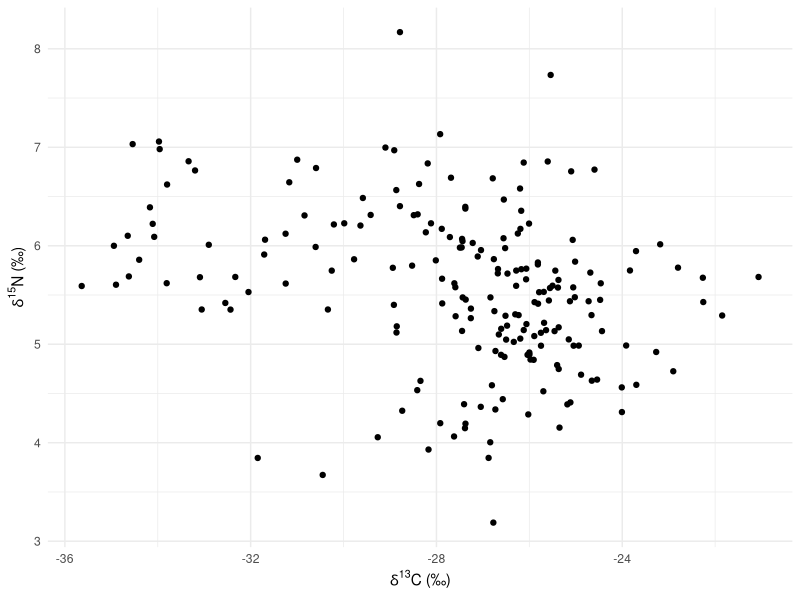
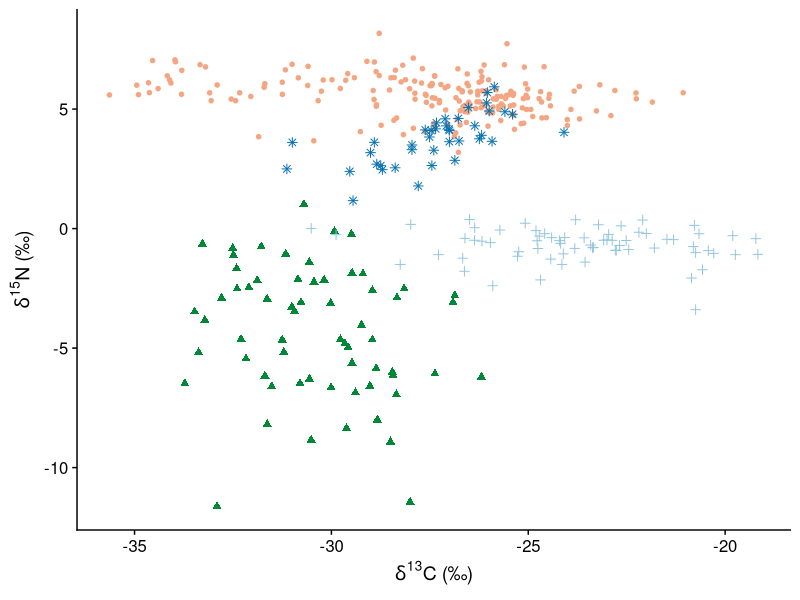
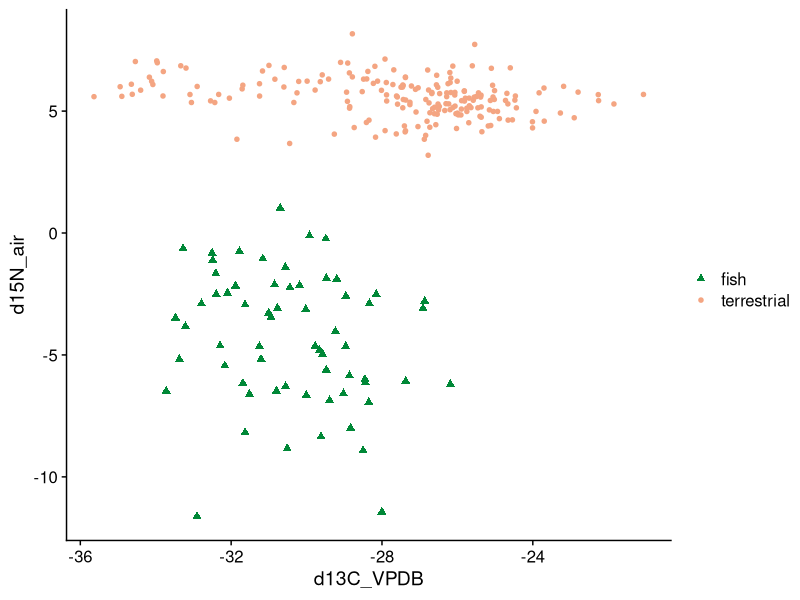

Source code (R) for these figures, in order: (Note: this script raises an error after producing the figures.)
##Plots
library(tidyverse)
library(cowplot)

Bunn <- read_csv("Bunn.csv")
fish <- read_csv("fishCN.csv")
ter <- read_csv("terCN.csv")
lit <- read_csv("litCN.csv")
pel <- read_csv("pelagCN.csv")

#fish only, basic plot
ggplot(data = fish, aes(x = d13C_VPDB, y = d15N_air)) +
  geom_point() +
  theme_minimal() +
  labs(x = expression(paste(delta^{13}, "C (\u2030)")),
       y = expression(paste(delta^{15}, "N (\u2030)")))


#learning to layer several sets of data onto one plot.
shape<-c(20,17,3,8)
ggplot() +
  geom_point(data = fish, aes(x = d13C_VPDB, y = d15N_air, color = "#f4a582"), size = 2, shape = 20, show.legend = TRUE) +
  geom_point(data = ter, aes(x = d13C_VPDB, y = d15N_air, color = "#008837"), size = 2, shape = 17, show.legend = TRUE) +
  geom_point(data = lit, aes(x = d13C_VPDB, y = d15N_air, color = "#92c5de" ), size = 2, shape = 3, show.legend = TRUE) +
  geom_point(data = pel, aes(x = d13C_VPDB, y = d15N_air, color = "#0571b0"), size = 2, shape = 8, show.legend = TRUE) +
  theme_cowplot() +
  labs(x = expression(paste(delta^{13}, "C (\u2030)")),
       y = expression(paste(delta^{15}, "N (\u2030)"))) +
  scale_fill_identity(name = "" , 
                      guide = "legend", 
                      aesthetics = "color", 
                      labels = c("terrestrial","pelagic","littoral","rainbow trout")) +
  theme(legend.position = c(-23,0)) 


ggplot() +
  geom_point(data = fish, aes(x = d13C_VPDB, y = d15N_air, color = "#f4a582"), size = 2, shape = 20) +
  geom_point(data = ter, aes(x = d13C_VPDB, y = d15N_air, color = "#008837"), size = 2, shape = 17) +
  scale_colour_manual(name = "", 
                      labels = c("fish", "terrestrial"),
                      values = c("#f4a582"="#f4a582", "#008837" = "#008837")) +
  scale_shape_manual(name = "", 
                     labels = c("fish", "terrestrial"),
                     values = c(20,17)) +
  theme_cowplot()

scale_colour_manual(name = "Treatment & State",
                    labels = c("Control, Non-F", "Control, Flwr", "Exclosure, Non-F", "Exclosure, Flwr"),
                    values = c("blue", "red", "blue", "red")) +   
scale_shape_manual(name = "Treatment & State",
                     labels = c("Control, Non-F", "Control, Flwr", "Exclosure, Non-F", "Exclosure, Flwr"),
                     values = c(19, 19, 17, 17))



ggplot() +
  geom_point(data = fish, aes(x = d13C_VPDB, y = d15N_air, color = "#f4a582"), size = 2, shape = 20) +
  geom_point(data = ter, aes(x = d13C_VPDB, y = d15N_air, color = "#008837"), size = 2, shape = 17) +
  theme_cowplot()

print(p1 + scale_shape_manual(values = c(20,17)))


ggplot() +
  geom_point(data = fish, aes(x = d13C_VPDB, y = d15N_air, color = "#f4a582"), size = 2, shape = 20)

##right now I'm getting frustrated that I cannot plot from separate dataframes. It seems I first need to 
## gather them into a single dataframe.

#So I gather my data?
##

pALLCN<-ggplot() +
  geom_point(data = fish, aes(x = d13C_VPDB, y = d15N_air, color = "#f4a582"), size = 2, shape = 20) +
  geom_point(data = ter, aes(x = d13C_VPDB, y = d15N_air, color = "#008837"), size = 2, shape = 17) +
  geom_point(data = lit, aes(x = d13C_VPDB, y = d15N_air, color = "#92c5de" ), size = 2, shape = 3) +
  geom_point(data = pel, aes(x = d13C_VPDB, y = d15N_air, color = "#0571b0"), size = 2, shape = 8) +
  theme_cowplot() +
  scale_fill_identity(name = "" , 
                      guide = "legend", 
                      aesthetics = "color", 
                      labels = c("terrestrial","pelagic","littoral","rainbow trout")) +
  labs(x = expression(paste(delta^{13}, "C (\u2030)")),
       y = expression(paste(delta^{15}, "N (\u2030)")))




fish.CN <-fish %>% select(d13C_VPDB,d15N_air, Lake, Identifier.1)
fish.CN$cat<-"fish"
ter.CN <- ter %>% select(d13C_VPDB,d15N_air, Lake, Identifier.1)
ter.CN$cat <- "ter"
lit.CN <-lit %>% select(d13C_VPDB,d15N_air, Lake, Identifier.1)
